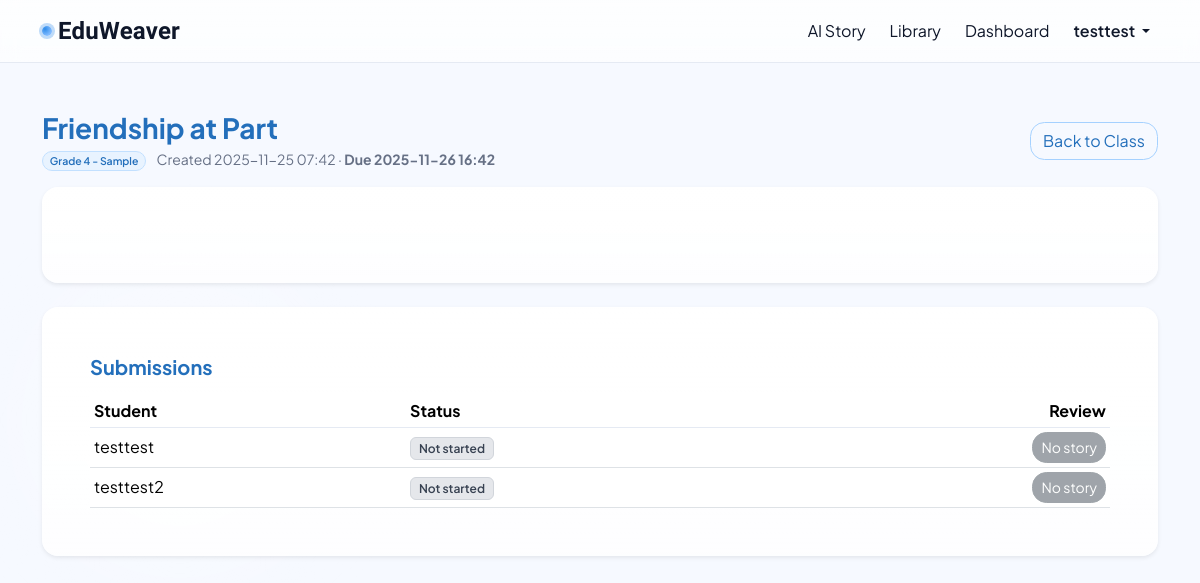
The app's page /assignments/1 (signed in) with its own data.
### tables this page shows
CREATE TABLE users (
            id INTEGER PRIMARY KEY AUTOINCREMENT,
            username TEXT NOT NULL UNIQUE,
            email TEXT NOT NULL UNIQUE,
            password_hash TEXT NOT NULL,
            created_at TEXT DEFAULT (DATETIME('now'))
        , is_admin INTEGER DEFAULT 0, is_english_native INTEGER
    CHECK (is_english_native IN (0,1)), age INTEGER
    CHECK (age IS NULL OR (age BETWEEN 5 AND 120)), gender TEXT
    CHECK (gender IN ('female','male','nonbinary','prefer_not') OR gender IS NULL));

CREATE TABLE classroom_assignments (
            id INTEGER PRIMARY KEY AUTOINCREMENT,
            classroom_id INTEGER NOT NULL,
            title TEXT NOT NULL,
            description TEXT,
            story_id INTEGER,  -- seed story created by teacher (optional)
            due_at TEXT,
            created_at TEXT DEFAULT (DATETIME('now')),
            FOREIGN KEY (classroom_id) REFERENCES classrooms(id) ON DELETE CASCADE,
            FOREIGN KEY (story_id) REFERENCES stories(id) ON DELETE SET NULL
        );

CREATE TABLE classrooms (
            id INTEGER PRIMARY KEY AUTOINCREMENT,
            name TEXT NOT NULL,
            code TEXT NOT NULL UNIQUE,
            owner_id INTEGER NOT NULL,
            created_at TEXT DEFAULT (DATETIME('now')),
            FOREIGN KEY (owner_id) REFERENCES users(id) ON DELETE CASCADE
        );

CREATE TABLE classroom_members (
            id INTEGER PRIMARY KEY AUTOINCREMENT,
            classroom_id INTEGER NOT NULL,
            user_id INTEGER NOT NULL,
            role TEXT DEFAULT 'student', -- 'teacher' or 'student'
            joined_at TEXT DEFAULT (DATETIME('now')),
            UNIQUE (classroom_id, user_id),
            FOREIGN KEY (classroom_id) REFERENCES classrooms(id) ON DELETE CASCADE,
            FOREIGN KEY (user_id) REFERENCES users(id) ON DELETE CASCADE
        );

### app.py (the view, shortened to what this page needs)
@app.route("/assignments/<int:assignment_id>", methods=["GET", "POST"])
@login_required
def assignment_detail(assignment_id: int):
    db = get_db()
    uid = current_user_id()
    assignment = db.execute(
        """
        SELECT a.*,
               c.id   AS classroom_id,
               c.name AS classroom_name,
               s.content AS story_content
        FROM classroom_assignments a
        JOIN classrooms c ON c.id = a.classroom_id
        LEFT JOIN stories s ON s.id = a.story_id
        WHERE a.id = ?
        """,
        (assignment_id,),
    ).fetchone()
    if not assignment:
        flash("Assignment not found.", "warning")
        return redirect(url_for("classrooms"))
    is_admin = bool(g.current_user and g.current_user.get("is_admin"))
    is_teacher = is_admin or is_teacher_for_class(db, assignment["classroom_id"])
    if is_teacher:
        roster = db.execute(
            """
            SELECT cm.role,
                   u.username,
                   sub.id  AS submission_id,
                   sub.status,
                   sub.draft_id,
                   fd.partial_text,
                   fd.completion_text
            FROM classroom_members cm
            JOIN users u ON u.id = cm.user_id
            LEFT JOIN assignment_submissions sub
              ON sub.assignment_id = ? AND sub.user_id = u.id
            LEFT JOIN finish_drafts fd
              ON fd.id = sub.draft_id
            WHERE cm.classroom_id = ?
            ORDER BY cm.role DESC, u.username ASC
            """,
            (assignment_id, assignment["classroom_id"]),
        ).fetchall()
        draft_ids = [r["draft_id"] for r in roster if r["draft_id"]]
        comments_by_draft: dict[int, list[sqlite3.Row]] = {}
        return render_template(
            "assignment_detail.html",
            assignment=assignment,
            is_teacher=True,
            roster=roster,
            comments_by_draft=comments_by_draft,
        )

### app.py (called while the page is built)
def dict_factory(cursor, row):
    d = {}
    for idx, col in enumerate(cursor.description):
        d[col[0]] = row[idx]
    return d

@app.template_filter('dt')
def format_dt(value, fmt="%Y-%m-%d %H:%M"):
    if value is None:
        return ""
    if isinstance(value, datetime):
        return value.strftime(fmt)
    try:
        s = str(value).strip().replace("Z", "")
        if "." in s:
            s = s.split(".", 1)[0]
        dt = datetime.fromisoformat(s)
        return dt.strftime(fmt)
    except Exception:
        return value

def get_db():
    if "db" not in g:
        conn = sqlite3.connect(DB_PATH)
        conn.row_factory = dict_factory
        g.db = conn
    return g.db

@app.before_request
def load_current_user():
    g.current_user = None
    uid = session.get("user_id")
    if uid:
        db = get_db()
        g.current_user = db.execute("SELECT * FROM users WHERE id = ?", (uid,)).fetchone()

@app.context_processor
def inject_user():
    return {"current_user": g.get("current_user")}

def login_required(view_func):
    @wraps(view_func)
    def _wrapped(*args, **kwargs):
        if not (g.get("current_user") and g.current_user.get("id")):
            next_url = request.full_path if request.query_string else request.path
            return redirect(url_for("login", next=next_url))
        return view_func(*args, **kwargs)
    return _wrapped

def current_user_id() -> int | None:
    u = g.get("current_user")
    return u["id"] if u and u.get("id") else None

### templates/assignment_detail.html (shortened to what this page needs)
{% extends "base.html" %}
{% block content %}
<div class="mt-4 mb-3 d-flex align-items-center justify-content-between">
  <div>
    <h3 class="mb-1 lp-section-title">{{ assignment.title }}</h3>
    <div class="text-secondary small">
      <span class="badge rounded-pill lp-badge-soft me-2">{{ assignment.classroom_name }}</span>
      Created {{ assignment.created_at | dt }}
      {% if assignment.due_at %}
        · <strong>Due {{ assignment.due_at | dt }}</strong>
      {% endif %}
    </div>
  </div>
  <a href="{{ url_for('classroom_detail', classroom_id=assignment.classroom_id) }}"
     class="btn btn-sky-outline">
    Back to Class
  </a>
</div>
<div class="card border-0 shadow-sm rounded-4 lp-card-modern mb-4">
  <div class="card-body p-4 p-lg-5">
  </div>
</div>
{% if is_teacher %}
  <div class="card border-0 shadow-sm rounded-4 lp-card-modern">
    <div class="card-body p-4 p-lg-5">
      <h5 class="mb-3 lp-section-title">Submissions</h5>
      <div class="table-responsive">
        <table class="table table-sm align-middle mb-0">
          <thead class="lp-table-head">
            <tr>
              <th>Student</th>
              <th>Status</th>
              <th class="text-end">Review</th>
            </tr>
          </thead>
          <tbody>
            {% for r in roster %}
              <tr>
                <td>{{ r.username }}</td>
                <td>
                  {% if r.submission_id %}
                    {% if r.completion_text %}
                      <span class="badge lp-badge-status-submitted">Submitted</span>
                    {% else %}
                      <span class="badge lp-badge-status-progress">In progress</span>
                    {% endif %}
                  {% else %}
                    <span class="badge lp-badge-status-notstarted">Not started</span>
                  {% endif %}
                </td>
                <td class="text-end">
                  {% if r.draft_id %}
                    <button
                      type="button"
                      class="btn btn-sky-primary btn-sm"
                      data-bs-toggle="collapse"
                      data-bs-target="#story-{{ r.draft_id }}"
                    >
                      Review story
                    </button>
                  {% else %}
                    <button type="button" class="btn btn-secondary btn-sm" disabled>
                      No story
                    </button>
                  {% endif %}
                </td>
              </tr>
            {% endfor %}
          </tbody>
        </table>
      </div>
    </div>
  </div>
{% endif %}
{% endblock %}

### templates/base.html (shortened to what this page needs)
<!doctype html>
<html lang="en" data-bs-theme="light">
<head>
  <link href="https://cdn.jsdelivr.net/npm/bootstrap@5.3.3/dist/css/bootstrap.min.css" rel="stylesheet">
  <link rel="stylesheet" href="https://cdn.jsdelivr.net/npm/bootstrap-icons@1.11.3/font/bootstrap-icons.css">
  <link href="{{ url_for('static', filename='styles.css') }}" rel="stylesheet">
</head>
<body>
<nav class="navbar navbar-expand-lg">
  <div class="container">
    <a class="navbar-brand" href="{{ url_for('index') }}">
      <span class="brand-dot"></span> EduWeaver
    </a>
    <div id="nav" class="collapse navbar-collapse">
      <ul class="navbar-nav ms-auto align-items-lg-center gap-2">
        <li class="nav-item"><a class="nav-link" href="{{ url_for('story_new') }}">AI Story</a></li>
        <li class="nav-item"><a class="nav-link" href="{{ url_for('library') }}">Library</a></li>
        <li class="nav-item"><a class="nav-link" href="{{ url_for('dashboard') }}">Dashboard</a></li>
        {% if current_user %}
          <li class="nav-item dropdown">
            <a class="nav-link dropdown-toggle fw-semibold" href="#" role="button" data-bs-toggle="dropdown" aria-expanded="false">
              {{ current_user.username }}
            </a>
          </li>
        {% else %}
          <li class="nav-item">
            <a class="btn btn-ghost" href="{{ url_for('login') }}">Sign in</a>
          </li>
        {% endif %}
      </ul>
    </div>
  </div>
</nav>
<main class="py-4">
  <div class="container">
    {% block content %}{% endblock %}
  </div>
</main>
</body>
</html>

### static/styles.css (style rules this page uses)
:root { --ink:#0f172a; --muted:#667085; --surface:#ffffff; --surface-2:#ffffffcc; --line:#e7eef7; --shadow: 0 10px 30px rgba(2,6,23,.10); --violet:#7c3aed; --violet-2:#a78bfa; --sky:#0ea5e9; --sky-2:#7dd3fc; --mint:#10b981; --mint-2:#6ee7b7; --sun:#f59e0b; --sun-2:#fcd34d; --rose:#f43f5e; --rose-2:#fecdd3; --bg-grad: radial-gradient(1200px 600px at 0% -10%, #e0f2fe 0%, rgba(224,242,254,0) 60%), radial-gradient(1000px 500px at 100% 0%, #ede9fe 0%, rgba(237,233,254,0) 65%), radial-gradient(900px 480px at 70% 110%, #dcfce7 0%, rgba(220,252,231,0) 60%), linear-gradient(180deg, #f8fafc 0%, #f1f5f9 100%); }
html, body { min-height:100%; }
body { background: var(--bg-grad); color: var(--ink); font-family: Nunito, "Noto Sans KR", system-ui, -apple-system, "Segoe UI", Roboto, Arial, sans-serif; }
.container::before { content:""; position:fixed; inset:auto auto 10% -10%; width:50vw; height:50vw; border-radius:50%; background: radial-gradient(closest-side, #fff 0%, rgba(255,255,255,0) 70%); filter: blur(24px); opacity:.6; pointer-events:none; z-index:-1; }
.card { background: linear-gradient(180deg, var(--surface), var(--surface-2)); border:1px solid var(--line); border-radius:1.25rem; box-shadow: var(--shadow); }
.btn { border-radius: .9rem; }
.text-secondary { color: var(--muted) !important; }

### templates/base.html (style rules this page uses)
:root { --brand-600:#2f8cea; --brand-700:#236fbb; --mint-500:#7fbaff; --mint-600:#4ea2ff; --ink:#0f172a; --muted:#667085; --border:rgba(15,23,42,.12); }
html,body { height:100% }
body { font-family:"Plus Jakarta Sans", system-ui, -apple-system, Segoe UI, Roboto, Arial, sans-serif; color:var(--ink); background:#f2f8ff; }
.navbar { position:sticky; top:0; z-index:9999; backdrop-filter:saturate(140%) blur(10px); -webkit-backdrop-filter:saturate(140%) blur(10px); background:linear-gradient(180deg, rgba(255,255,255,.82), rgba(255,255,255,.68)); border-bottom:1px solid var(--border); }
.navbar-brand { font-family:"Baloo 2", system-ui, -apple-system, Segoe UI, Roboto, Arial, sans-serif; font-weight:700; letter-spacing:.2px; display:flex; align-items:center; gap:.4rem; font-size:24px; color:var(--ink); }
.navbar-brand .brand-dot { inline-size:.6rem; block-size:.6rem; border-radius:999px; background: radial-gradient(65% 65% at 30% 30%, var(--brand-600), var(--mint-500)); box-shadow:0 0 0 3px color-mix(in srgb, var(--brand-600) 30%, transparent); }
.nav-link { color:var(--ink) }

### templates/assignment_detail.html (style rules this page uses)
:root { --sky-25:#f2f8ff; --sky-50:#e8f3ff; --sky-100:#d8ebff; --sky-200:#c2e0ff; --sky-300:#a5d1ff; --sky-400:#7fbaff; --sky-500:#4ea2ff; --sky-600:#2f8cea; --sky-700:#236fbb; --border:#e5eaf3; }
body { background:#f6f9ff; }
.lp-card-modern { border-radius:18px; box-shadow:0 10px 30px rgba(2,6,23,.06), 0 2px 6px rgba(2,6,23,.04); }
.lp-section-title { color:var(--sky-700); font-weight:700; }
.lp-badge-soft { background:var(--sky-50); color:var(--sky-700); border:1px solid var(--sky-200); font-weight:600; }
.lp-table-head { background:var(--sky-50); border-bottom:1px solid var(--border); }
.lp-badge-status-notstarted { background:#e5e7eb; color:#374151; border:1px solid #d1d5db; font-weight:600; }
.btn-sky-outline { --bs-btn-color:var(--sky-700); --bs-btn-bg:transparent; --bs-btn-border-color:var(--sky-300); --bs-btn-hover-bg:var(--sky-50); --bs-btn-hover-border-color:var(--sky-400); --bs-btn-active-bg:var(--sky-100); }

### records on screen
users: username "testtest"
classroom_assignments: title "Friendship at Part", created_at|dt "2025-11-25 07:42", due_at|dt "2025-11-26 16:42"
classrooms: classroom_name "Grade 4 - Sample"
classroom_members: username "testtest"
classroom_members: username "testtest2"
